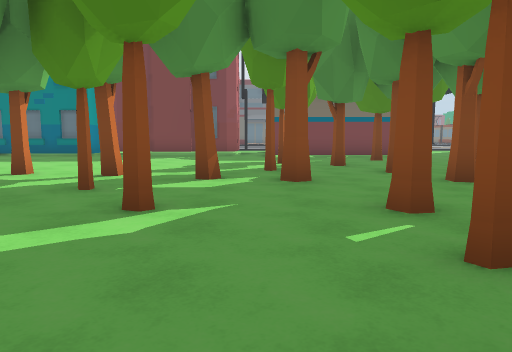
View 1 (above)

24 first-person views from a walk through a 3-D level made in the Unity game engine. The camera is 1.3 m above the floor, tilts 6° down and sees 70° across. The floor is counted in squares, 2 m on a side. Each view is taken from the middle of a square. On the plan, view 1 faces up. The plan holds only what a view shows up to about 11 squares ahead; the rest is blank. The place goes on beyond the plan. The player character is not drawn.

View 2
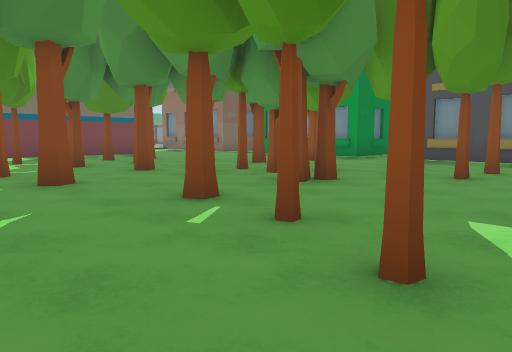

View 3
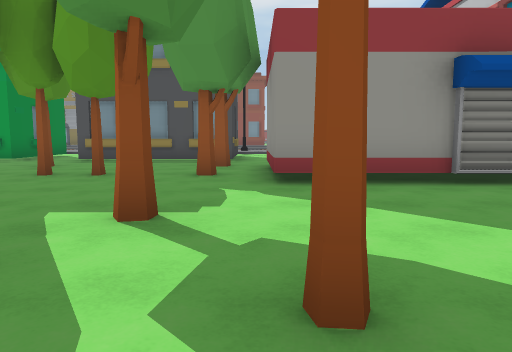

View 4
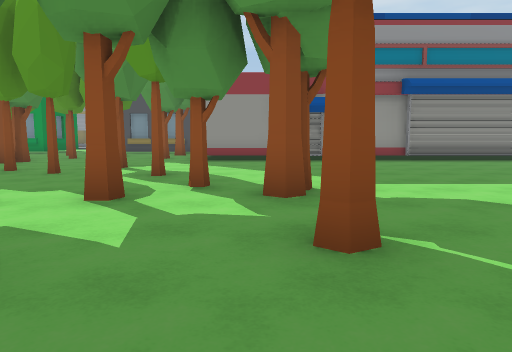

View 5
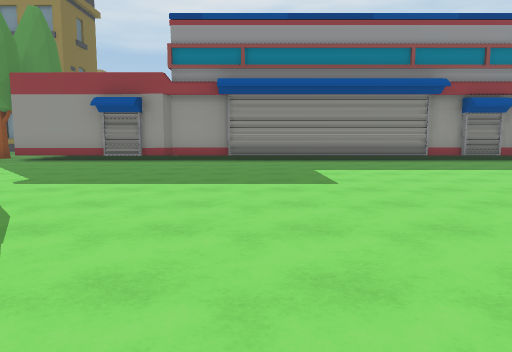

View 6
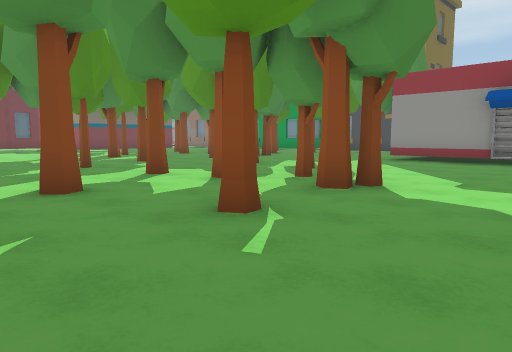

View 7
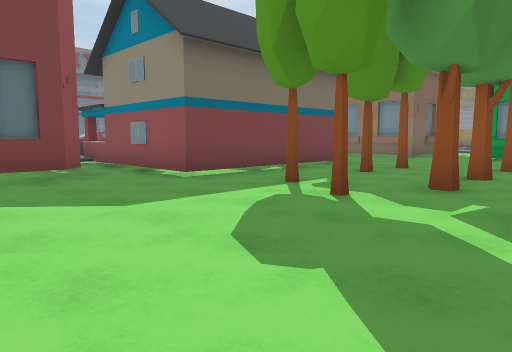

View 8
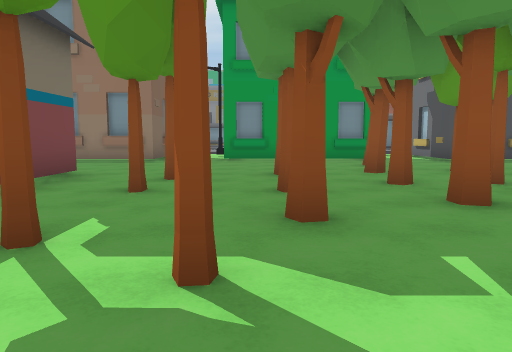

View 9
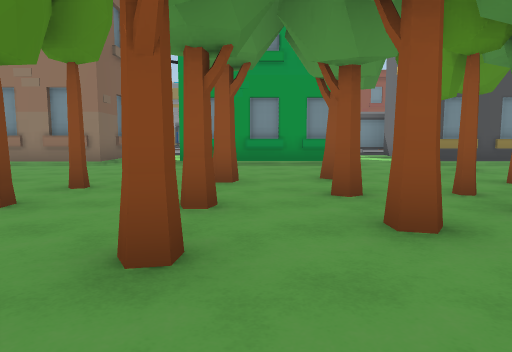

View 10
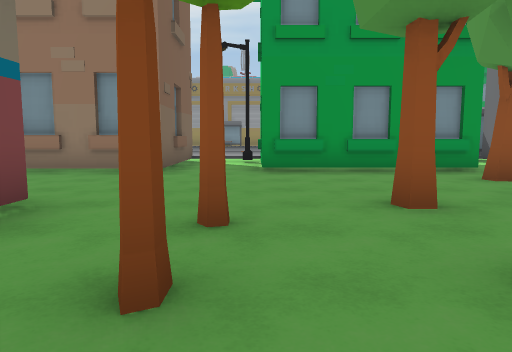

View 11
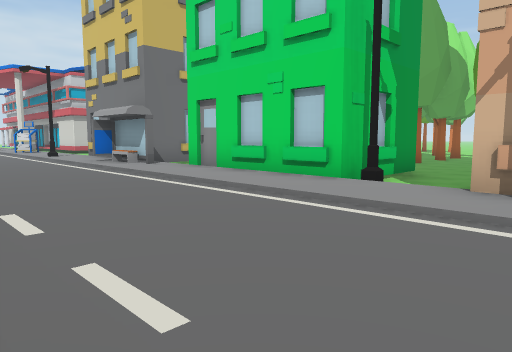

View 12
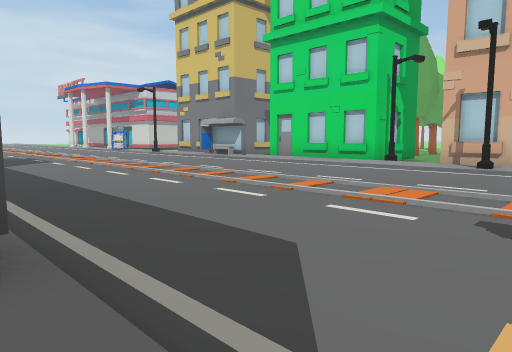

View 13
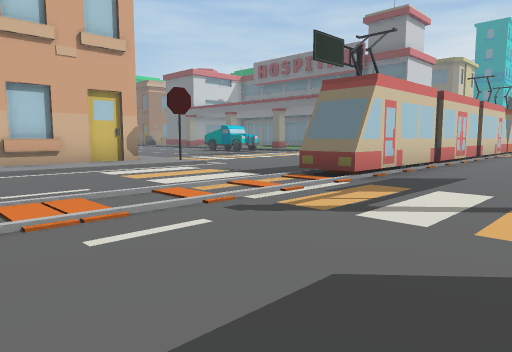

View 14
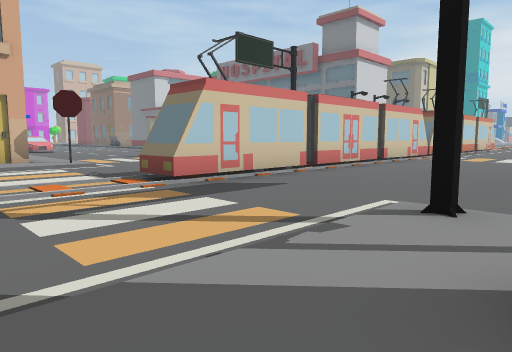

View 15
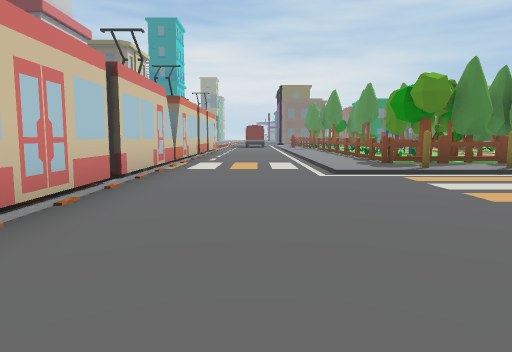

View 16
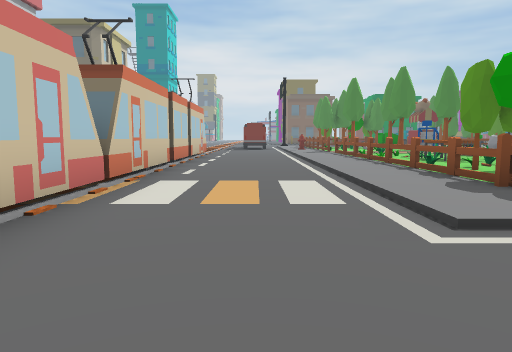

View 17
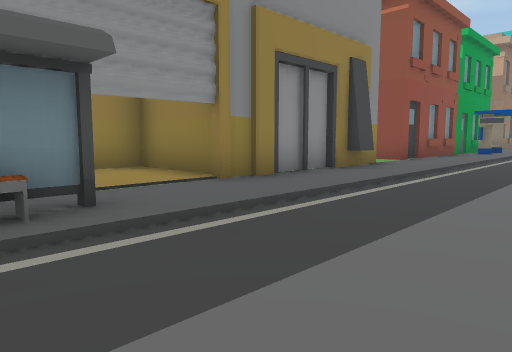

View 18
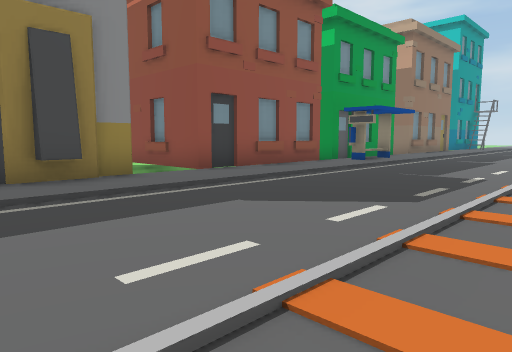

View 19
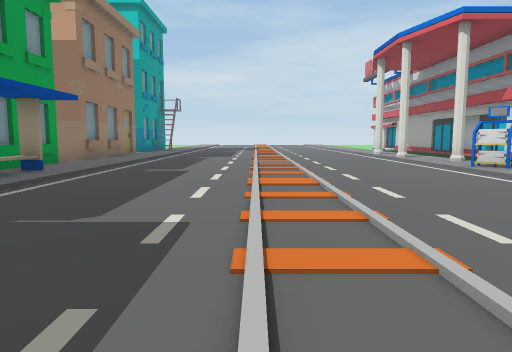

View 20
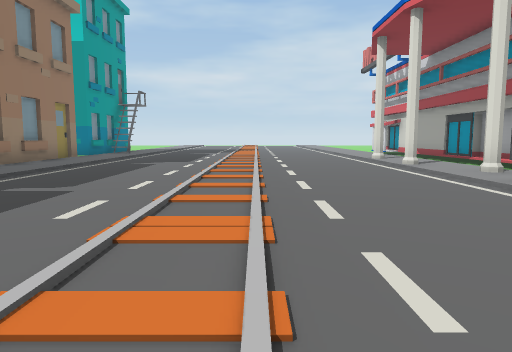

View 21
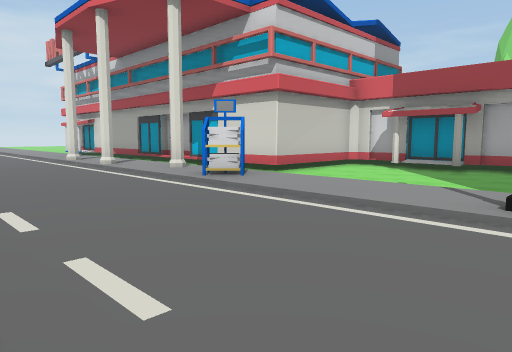

View 22
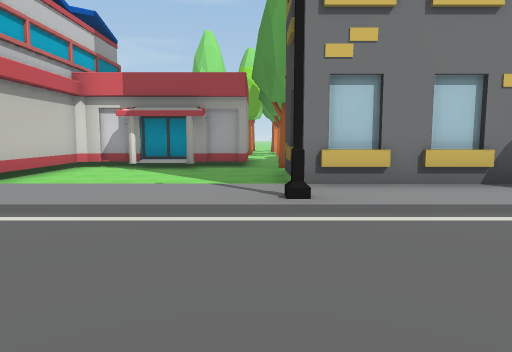

View 23
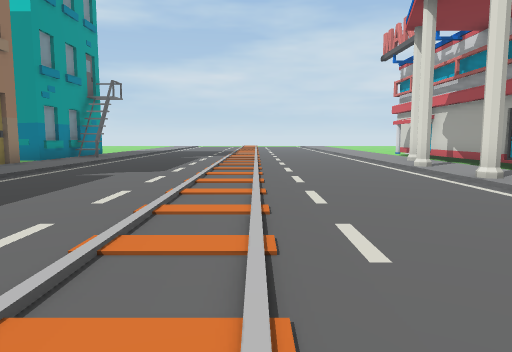

View 24
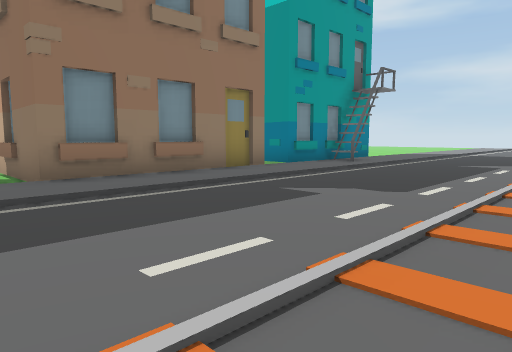

### Floor plan
Key: @ floor where view 1 was taken; # wall or solid block; x gap in a wall; . main floor; - floor 0.25 m lower than the main floor; / step, stairs or slope; T tree; B building; F fence; O other object.
Columns run from 6 left of view 1 to 24 right of it. Each row starts with its distance up from view 1.
 34                         #......
 33                         #......
 32                         #....OO
 31                         #....OO
 30                         #.....O
 29                         #....OT
 28                         #....OT
 27                         #.....O
 26                         #....F.
 25                         #......
 24                         #......
 23                         #.....
 22                         #....
 21                         #....
 20                    ...  #....
 19                   ..... #....
 18                   ..... #....
 17                   .O...##...#
 16       /B          #..........
 15       -#          #..........
 14      #-#      -B  B...........
 13     B#-#    ---#  #.........O
 12     ---#####---####.........O
 11 -- ---------------/.........O.
 10 -------T-T-T---B#BB............
  9 -------TTT-----B  B............
  8 -----------T---B  B..........##
  7  -T---T--TT-T--#  #..........#
  6   -T-T-T--T---T####..........#
  5   T-T----TT-T---- /O.........#
  4   -T-------T-T-BBBBO.. ......#
  3   ---T-T-TT----B  BO..  ...../
  2  --T---T---T-T-B  B... ......#
  1  ------T-------## #..........#
  0  --T--@-T--T-T-B###..........#
 -1  T--T-T------x----/#.........B
 -2  ----T----####----/..........B
 -3 ----T-----#  ##---/.........OB
 -4 --T--T----#  ##---/.........OB
 -5 ----------## #----/O.........B
 -6 -----------# ####-/..........B
 -7  ----------#    # /#........./
 -8 ----------##    # /..........B#
 -9  ---------#     #-/#.........##
-10   --------#     #-/..........B
-11     ------#     #-/#.........#
-12      -----##    #-/..........#
-13        ----#    # /#.........BB
-14         --##    #  ..........B
-15           #              ...B#

Where each view was taken, in squares from view 1:
view 1: 0 up, 0 right, facing up
view 2: 0 up, 1 left, facing up-right
view 3: 1 down, 1 left, facing right
view 4: 3 down, 6 left, facing right
view 5: 8 down, 6 left, facing right
view 6: 6 down, 6 left, facing up-right
view 7: 7 up, 3 left, facing up-right
view 8: 9 up, 1 left, facing right
view 9: 8 up, 0 right, facing right
view 10: 10 up, 2 right, facing right
view 11: 13 up, 17 right, facing down-left
view 12: 15 up, 22 right, facing down-left
view 13: 12 up, 21 right, facing up-left
view 14: 14 up, 23 right, facing up-left
view 15: 19 up, 20 right, facing up
view 16: 23 up, 20 right, facing up
view 17: 12 up, 19 right, facing down-right
view 18: 7 up, 17 right, facing down-right
view 19: 3 up, 18 right, facing down
view 20: 0 up, 17 right, facing down
view 21: 0 up, 17 right, facing down-left
view 22: 1 down, 17 right, facing left
view 23: 3 down, 17 right, facing down
view 24: 6 down, 17 right, facing down-right
